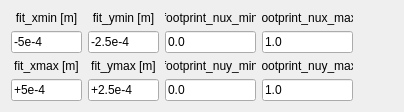
          <widget class="QWidget" name="tab_40">
           <attribute name="title">
            <string>Plot</string>
           </attribute>
           <layout class="QVBoxLayout" name="verticalLayout_150">
            <item>
             <layout class="QHBoxLayout" name="horizontalLayout_92">
              <item>
               <layout class="QHBoxLayout" name="horizontalLayout_84">
                <item>
                 <layout class="QVBoxLayout" name="verticalLayout_123">
                  <item>
                   <widget class="QLabel" name="label_167">
                    <property name="maximumSize">
                     <size>
                      <width>71</width>
                      <height>16777215</height>
                     </size>
                    </property>
                    <property name="text">
                     <string>fit_xmin [m]</string>
                    </property>
                    <property name="alignment">
                     <set>Qt::AlignCenter</set>
                    </property>
                   </widget>
                  </item>
                  <item>
                   <widget class="QLineEdit" name="lineEdit_fit_xmin_tswa_plot">
                    <property name="maximumSize">
                     <size>
                      <width>71</width>
                      <height>16777215</height>
                     </size>
                    </property>
                    <property name="text">
                     <string>-5e-4</string>
                    </property>
                   </widget>
                  </item>
                 </layout>
                </item>
                <item>
                 <layout class="QVBoxLayout" name="verticalLayout_124">
                  <item>
                   <widget class="QLabel" name="label_172">
                    <property name="maximumSize">
                     <size>
                      <width>71</width>
                      <height>16777215</height>
                     </size>
                    </property>
                    <property name="text">
                     <string>fit_ymin [m]</string>
                    </property>
                    <property name="alignment">
                     <set>Qt::AlignCenter</set>
                    </property>
                   </widget>
                  </item>
                  <item>
                   <widget class="QLineEdit" name="lineEdit_fit_ymin_tswa_plot">
                    <property name="maximumSize">
                     <size>
                      <width>71</width>
                      <height>16777215</height>
                     </size>
                    </property>
                    <property name="text">
                     <string>-2.5e-4</string>
                    </property>
                   </widget>
                  </item>
                 </layout>
                </item>
               </layout>
              </item>
              <item>
               <layout class="QHBoxLayout" name="horizontalLayout_90">
                <item>
                 <layout class="QVBoxLayout" name="verticalLayout_125">
                  <item>
                   <widget class="QLabel" name="label_175">
                    <property name="maximumSize">
                     <size>
                      <width>91</width>
                      <height>16777215</height>
                     </size>
                    </property>
                    <property name="text">
                     <string>footprint_nux_min</string>
                    </property>
                    <property name="alignment">
                     <set>Qt::AlignCenter</set>
                    </property>
                   </widget>
                  </item>
                  <item>
                   <widget class="QLineEdit" name="lineEdit_footprint_nux_min_tswa_plot">
                    <property name="maximumSize">
                     <size>
                      <width>91</width>
                      <height>16777215</height>
                     </size>
                    </property>
                    <property name="text">
                     <string>0.0</string>
                    </property>
                   </widget>
                  </item>
                 </layout>
                </item>
                <item>
                 <layout class="QVBoxLayout" name="verticalLayout_126">
                  <item>
                   <widget class="QLabel" name="label_176">
                    <property name="maximumSize">
                     <size>
                      <width>91</width>
                      <height>16777215</height>
                     </size>
                    </property>
                    <property name="text">
                     <string>footprint_nux_max</string>
                    </property>
                    <property name="alignment">
                     <set>Qt::AlignCenter</set>
                    </property>
                   </widget>
                  </item>
                  <item>
                   <widget class="QLineEdit" name="lineEdit_footprint_nux_max_tswa_plot">
                    <property name="maximumSize">
                     <size>
                      <width>91</width>
                      <height>16777215</height>
                     </size>
                    </property>
                    <property name="text">
                     <string>1.0</string>
                    </property>
                   </widget>
                  </item>
                 </layout>
                </item>
               </layout>
              </item>
              <item>
               <spacer name="horizontalSpacer_57">
                <property name="orientation">
                 <enum>Qt::Horizontal</enum>
                </property>
                <property name="sizeHint" stdset="0">
                 <size>
                  <width>40</width>
                  <height>20</height>
                 </size>
                </property>
               </spacer>
              </item>
             </layout>
            </item>
            <item>
             <layout class="QHBoxLayout" name="horizontalLayout_94">
              <item>
               <layout class="QHBoxLayout" name="horizontalLayout_88">
                <item>
                 <layout class="QVBoxLayout" name="verticalLayout_131">
                  <item>
                   <widget class="QLabel" name="label_173">
                    <property name="maximumSize">
                     <size>
                      <width>71</width>
                      <height>16777215</height>
                     </size>
                    </property>
                    <property name="text">
                     <string>fit_xmax [m]</string>
                    </property>
                    <property name="alignment">
                     <set>Qt::AlignCenter</set>
                    </property>
                   </widget>
                  </item>
                  <item>
                   <widget class="QLineEdit" name="lineEdit_fit_xmax_tswa_plot">
                    <property name="maximumSize">
                     <size>
                      <width>71</width>
                      <height>16777215</height>
                     </size>
                    </property>
                    <property name="text">
                     <string>+5e-4</string>
                    </property>
                   </widget>
                  </item>
                 </layout>
                </item>
                <item>
                 <layout class="QVBoxLayout" name="verticalLayout_145">
                  <item>
                   <widget class="QLabel" name="label_174">
                    <property name="maximumSize">
                     <size>
                      <width>71</width>
                      <height>16777215</height>
                     </size>
                    </property>
                    <property name="text">
                     <string>fit_ymax [m]</string>
                    </property>
                    <property name="alignment">
                     <set>Qt::AlignCenter</set>
                    </property>
                   </widget>
                  </item>
                  <item>
                   <widget class="QLineEdit" name="lineEdit_fit_ymax_tswa_plot">
                    <property name="maximumSize">
                     <size>
                      <width>71</width>
                      <height>16777215</height>
                     </size>
                    </property>
                    <property name="text">
                     <string>+2.5e-4</string>
                    </property>
                   </widget>
                  </item>
                 </layout>
                </item>
               </layout>
              </item>
              <item>
               <layout class="QHBoxLayout" name="horizontalLayout_93">
                <item>
                 <layout class="QVBoxLayout" name="verticalLayout_146">
                  <item>
                   <widget class="QLabel" name="label_177">
                    <property name="maximumSize">
                     <size>
                      <width>91</width>
                      <height>16777215</height>
                     </size>
                    </property>
                    <property name="text">
                     <string>footprint_nuy_min</string>
                    </property>
                    <property name="alignment">
                     <set>Qt::AlignCenter</set>
                    </property>
                   </widget>
                  </item>
                  <item>
                   <widget class="QLineEdit" name="lineEdit_footprint_nuy_min_tswa_plot">
                    <property name="maximumSize">
                     <size>
                      <width>91</width>
                      <height>16777215</height>
                     </size>
                    </property>
                    <property name="text">
                     <string>0.0</string>
                    </property>
                   </widget>
                  </item>
                 </layout>
                </item>
                <item>
                 <layout class="QVBoxLayout" name="verticalLayout_149">
                  <item>
                   <widget class="QLabel" name="label_178">
                    <property name="maximumSize">
                     <size>
                      <width>91</width>
                      <height>16777215</height>
                     </size>
                    </property>
                    <property name="text">
                     <string>footprint_nuy_max</string>
                    </property>
                    <property name="alignment">
                     <set>Qt::AlignCenter</set>
                    </property>
                   </widget>
                  </item>
                  <item>
                   <widget class="QLineEdit" name="lineEdit_footprint_nuy_max_tswa_plot">
                    <property name="maximumSize">
                     <size>
                      <width>91</width>
                      <height>16777215</height>
                     </size>
                    </property>
                    <property name="text">
                     <string>1.0</string>
                    </property>
                   </widget>
                  </item>
                 </layout>
                </item>
               </layout>
              </item>
              <item>
               <spacer name="horizontalSpacer_58">
                <property name="orientation">
                 <enum>Qt::Horizontal</enum>
                </property>
                <property name="sizeHint" stdset="0">
                 <size>
                  <width>40</width>
                  <height>20</height>
                 </size>
                </property>
               </spacer>
              </item>
             </layout>
            </item>
           </layout>
          </widget>
